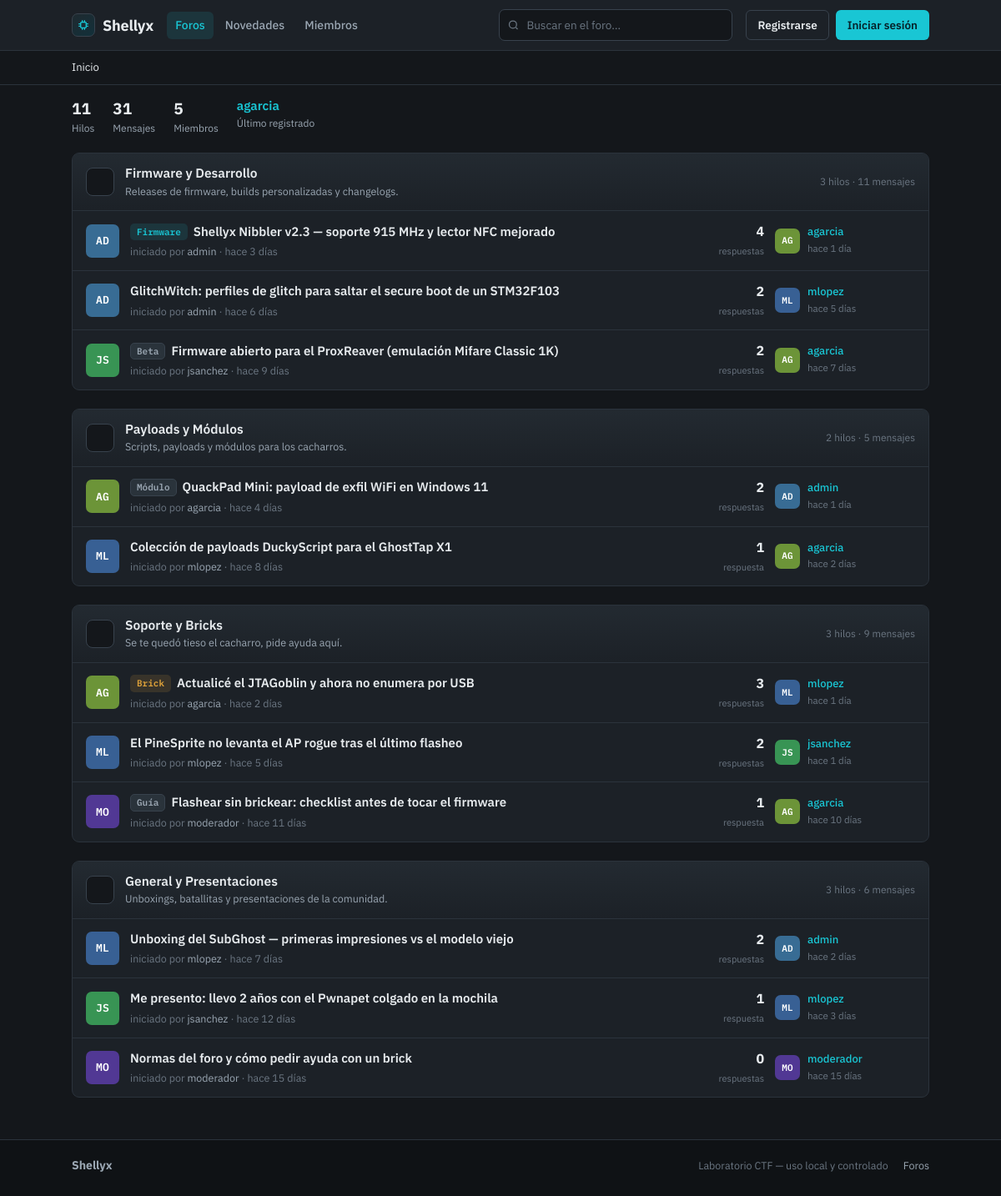
The app's page /web/src/foro/index.php with its own data.
### tables this page shows
CREATE TABLE users (
  id INT AUTO_INCREMENT PRIMARY KEY,
  username VARCHAR(64) UNIQUE,
  password_md5 CHAR(32)
);

CREATE TABLE posts (
  id INT AUTO_INCREMENT PRIMARY KEY,
  user_id INT,
  title VARCHAR(255),
  body TEXT,
  embed_url VARCHAR(512),
  category VARCHAR(32) NOT NULL DEFAULT 'general',
  created_at TIMESTAMP DEFAULT CURRENT_TIMESTAMP
) DEFAULT CHARSET=utf8mb4;

### web/src/lib/db.php (called while the page is built, shortened)
<?php
function db(): mysqli
{
    static $conn = null;
    if ($conn instanceof mysqli) {
        return $conn;
    }
    $host = getenv('DB_HOST') ?: 'db';
    $user = getenv('DB_USER') ?: 'appuser';
    $pass = getenv('DB_PASS') ?: 'apppass';
    $name = getenv('DB_NAME') ?: 'appdb';
    for ($i = 0; $i < 10; $i++) {
        $c = @mysqli_connect($host, $user, $pass, $name);
        if ($c instanceof mysqli) {
            $conn = $c;
            mysqli_set_charset($conn, 'utf8mb4');
            return $conn;
        }
    }
    $conn = mysqli_connect($host, $user, $pass, $name);
    return $conn;
}

### web/src/foro/index.php (the view, shortened to what this page needs)
<?php
require_once __DIR__ . '/lib/auth.php';
require_once __DIR__ . '/lib/layout.php';
$user = current_user();
$threads = [];
$res = mysqli_query(db(), "SELECT p.id, p.title, p.category, p.created_at, p.user_id, u.username AS author
                           FROM posts p JOIN users u ON u.id = p.user_id");
while ($res && $row = mysqli_fetch_assoc($res)) {
    $row['reply_count'] = 0;
    $row['last_time']   = $row['created_at'];
    $row['last_user']   = $row['author'];
    $threads[(int)$row['id']] = $row;
}
$total_replies = 0;
$res = mysqli_query(db(), "SELECT r.post_id, r.created_at, u.username
                           FROM replies r JOIN users u ON u.id = r.user_id
                           ORDER BY r.created_at ASC, r.id ASC");
while ($res && $row = mysqli_fetch_assoc($res)) {
    $total_replies++;
    $pid = (int)$row['post_id'];
    $threads[$pid]['reply_count']++;
    $threads[$pid]['last_time'] = $row['created_at'];
    $threads[$pid]['last_user'] = $row['username'];
}
$by_cat = [];
foreach ($threads as $t) {
    $cat = isset(FORUM_CATEGORIES[$t['category']]) ? $t['category'] : 'general';
    $by_cat[$cat][] = $t;
}
$total_hilos = count($threads);
$total_msgs  = $total_hilos + $total_replies;
$miembros = 0; $ultimo = '';
if ($r = mysqli_query(db(), "SELECT COUNT(*) c FROM users"))            { $miembros = (int)(mysqli_fetch_assoc($r)['c'] ?? 0); }
if ($r = mysqli_query(db(), "SELECT username FROM users ORDER BY id DESC LIMIT 1")) { $ultimo = mysqli_fetch_assoc($r)['username'] ?? ''; }
forum_head('Foros — Shellyx');
forum_bar($user);
forum_breadcrumb([['Inicio', null]]);
?>
<section class="stats"><div class="wrap">
  <div class="stat"><b><?= number_format($total_hilos, 0, ',', '.') ?></b><span>Hilos</span></div>
  <div class="stat"><b><?= number_format($total_msgs, 0, ',', '.') ?></b><span>Mensajes</span></div>
  <div class="stat"><b><?= number_format($miembros, 0, ',', '.') ?></b><span>Miembros</span></div>
  <?php if ($ultimo !== ''): ?><div class="stat who"><b><?= e($ultimo) ?></b><span>Último registrado</span></div><?php endif; ?>
</div></section>
<main class="board"><div class="wrap">
<?php foreach (FORUM_CATEGORIES as $key => [$name, $desc]):
    $list = $by_cat[$key] ?? [];
    $nh = count($list);
    $nm = $nh;
    foreach ($list as $t) { $nm += (int)$t['reply_count']; }
?>
  <section class="node">
    <div class="node-head">
      <div class="node-ico"><?= category_icon($key) ?></div>
      <div><h2><?= e($name) ?></h2><p><?= e($desc) ?></p></div>
      <div class="ns"><?= $nh ?> hilos · <?= $nm ?> mensajes</div>
    </div>
    <?php if ($list): ?>
    <ul class="threads">
      <?php foreach ($list as $t): ?>
      <li class="thread">
        <?= avatar_html($t['author'], 't-ava') ?>
        <div class="t-main">
          <a class="t-title" href="post.php?id=<?= (int)$t['id'] ?>"><?= render_title_with_tag($t['title']) ?></a>
          <div class="t-sub">iniciado por <a href="post.php?id=<?= (int)$t['id'] ?>"><?= e($t['author']) ?></a> · <?= e(hace($t['created_at'])) ?></div>
        </div>
        <div class="t-count"><b><?= (int)$t['reply_count'] ?></b><span><?= $t['reply_count'] == 1 ? 'respuesta' : 'respuestas' ?></span></div>
        <div class="t-last">
          <?= avatar_html($t['last_user']) ?>
          <div class="t-last-txt"><a href="post.php?id=<?= (int)$t['id'] ?>"><?= e($t['last_user']) ?></a><span><?= e(hace($t['last_time'])) ?></span></div>
        </div>
      </li>
      <?php endforeach; ?>
    </ul>
    <?php else: ?>
    <div class="node-empty">Aún no hay hilos en esta categoría.</div>
    <?php endif; ?>
  </section>
<?php endforeach; ?>
</div></main>
<?php forum_footer(); ?>

### web/src/foro/lib/layout.php (shortened to what this page needs)
<?php
function e(?string $s): string
{
    return htmlspecialchars($s ?? '', ENT_QUOTES, 'UTF-8');
}
function avatar_initials(string $username): string
{
    $letters = preg_replace('/[^\p{L}\p{N}]/u', '', $username);
    $base = ($letters !== '') ? $letters : $username;
    $base = ($base !== '') ? $base : '?';
    return mb_strtoupper(mb_substr($base, 0, 2, 'UTF-8'), 'UTF-8');
}
function avatar_color(string $username): string
{
    $hue = crc32($username) % 360;
    return "hsl({$hue} 45% 40%)";
}
function avatar_html(string $username, string $sizeClass = ''): string
{
    $cls = trim('ava ' . $sizeClass);
    $style = 'background:' . avatar_color($username);
    return '<span class="' . e($cls) . '" style="' . e($style) . '" aria-hidden="true">'
        . e(avatar_initials($username)) . '</span>';
}
function hace(string $datetime): string
{
    $ts = strtotime($datetime);
    $d = time() - $ts;
    if ($d < 2592000)  { $x = intdiv($d, 86400);    return $x === 1 ? 'hace 1 día'  : "hace {$x} días"; }
    $x = intdiv($d, 31536000);                       return $x === 1 ? 'hace 1 año'  : "hace {$x} años";
}
function render_title_with_tag(string $title): string
{
    if (preg_match('/^\s*\[([^\]]{1,16})\]\s*(.*)$/u', $title, $m)) {
        $tag = trim($m[1]);
        $rest = $m[2];
        $u = mb_strtoupper($tag, 'UTF-8');
        $cls = 'tag';
        if (in_array($u, ['FIRMWARE', 'FW', 'RELEASE'], true))      $cls .= ' tag-fw';
        elseif (in_array($u, ['BRICK', 'SOS', 'AYUDA'], true))      $cls .= ' tag-brick';
        elseif (in_array($u, ['RESUELTO', 'SOLVED'], true))         $cls .= ' tag-ok';
        $label = mb_strtoupper(mb_substr($tag, 0, 1, 'UTF-8'), 'UTF-8') . mb_strtolower(mb_substr($tag, 1, null, 'UTF-8'), 'UTF-8');
        return '<span class="' . $cls . '">' . e($label) . '</span>' . e($rest);
    }
    return e($title);
}
function category_icon(string $key): string
{
    $icons = [
        'firmware' => '<path d="M4 7h16M4 12h16M4 17h10"/>',
        'payloads' => '<path d="m8 6-5 6 5 6M16 6l5 6-5 6"/>',
        'soporte'  => '<path d="M12 2a9 9 0 0 0-9 9v4a3 3 0 0 0 3 3h1v-7H5v-.5a7 7 0 0 1 14 0V15h-2v7h1a3 3 0 0 0 3-3v-4a9 9 0 0 0-9-9Z"/>',
        'general'  => '<path d="M7 8h10M7 12h6"/><path d="M4 4h16v12H8l-4 4V4Z"/>',
    ];
    $p = $icons[$key] ?? $icons['general'];
    return '<svg viewBox="0 0 24 24" fill="none" stroke-width="2" stroke-linecap="round" stroke-linejoin="round">' . $p . '</svg>';
}
function forum_head(string $title): void
{
    echo "<!DOCTYPE html>\n<html lang=\"es\">\n<head>\n";
    echo '<link rel="stylesheet" href="/foro/assets/forum.css">' . "\n";
    echo "</head>\n<body>\n";
}
function forum_bar(?array $user): void
{
    echo '<header class="fbar"><div class="wrap">';
    echo '<a class="brand" href="index.php">' . BRAND_CHIP . 'Shellyx</a>';
    echo '<nav class="mainnav"><a href="index.php" class="on">Foros</a><a href="index.php">Novedades</a><a href="index.php">Miembros</a></nav>';
    echo '<div class="search">' . SEARCH_ICON . '<input type="text" placeholder="Buscar en el foro…" aria-label="Buscar"></div>';
    echo '<div class="session">';
    if ($user) {
        echo '<a class="btn btn-accent" href="new_post.php">Nueva publicación</a>';
        echo '<span class="me">' . avatar_html($user['username'], 'me-ava') . '<span class="me-name">' . e($user['username']) . '</span></span>';
        echo '<a class="btn btn-ghost" href="logout.php">Salir</a>';
    } else {
        echo '<a class="btn btn-ghost" href="register.php">Registrarse</a>';
        echo '<a class="btn btn-accent" href="login.php">Iniciar sesión</a>';
    }
    echo '</div></div></header>';
}
function forum_breadcrumb(array $items): void
{
    echo '<div class="crumbs"><div class="wrap">';
    $last = count($items) - 1;
    foreach ($items as $i => [$label, $href]) {
        if ($href !== null && $i !== $last) {
            echo '<a href="' . e($href) . '">' . e($label) . '</a>';
        } else {
            echo '<span class="here">' . e($label) . '</span>';
        }
    }
    echo '</div></div>';
}
function forum_footer(): void
{
    echo '<footer class="foot"><div class="wrap">';
    echo '<a class="foot-brand" href="index.php">Shellyx</a><span class="spacer"></span>';
    echo '<span>Laboratorio CTF — uso local y controlado</span>';
    echo '<a href="index.php">Foros</a>';
    echo '</div></footer>';
    echo "\n</body>\n</html>";
}

### records on screen
users: username "agarcia"
posts: user.username "AD AG", label "Firmware", rest "Shellyx Nibbler v2.3 — soporte 915 MHz y lector NFC mejorado", user.username "admin", created_at "hace 3 días", reply_count "4", shows "respuestas", last_user "agarcia", last_time "hace 1 día"
posts: user.username "AD ML", title "GlitchWitch: perfiles de glitch para saltar el secure boot de un STM32F103", user.username "admin", created_at "hace 6 días", id "2", shows "respuestas", last_user "mlopez", last_time "hace 5 días"
posts: user.username "JS AG", label "Beta", rest "Firmware abierto para el ProxReaver (emulación Mifare Classic 1K)", user.username "jsanchez", created_at "hace 9 días", reply_count "2", shows "respuestas", last_user "agarcia", last_time "hace 7 días"
posts: user.username "AG AD", label "Módulo", rest "QuackPad Mini: payload de exfil WiFi en Windows 11", user.username "agarcia", created_at "hace 4 días", reply_count "2", shows "respuestas", last_user "admin", last_time "hace 1 día"
posts: user.username "ML AG", title "Colección de payloads DuckyScript para el GhostTap X1", user.username "mlopez", created_at "hace 8 días", reply_count "1", shows "respuesta", last_user "agarcia", last_time "hace 2 días"
posts: user.username "AG ML", label "Brick", rest "Actualicé el JTAGoblin y ahora no enumera por USB", user.username "agarcia", created_at "hace 2 días", reply_count "3", shows "respuestas", last_user "mlopez", last_time "hace 1 día"
posts: user.username "ML JS", title "El PineSprite no levanta el AP rogue tras el último flasheo", user.username "mlopez", created_at "hace 5 días", reply_count "2", shows "respuestas", last_user "jsanchez", last_time "hace 1 día"
posts: user.username "MO AG", label "Guía", rest "Flashear sin brickear: checklist antes de tocar el firmware", user.username "moderador", created_at "hace 11 días", reply_count "1", shows "respuesta", last_user "agarcia", last_time "hace 10 días"
posts: user.username "ML AD", title "Unboxing del SubGhost — primeras impresiones vs el modelo viejo", user.username "mlopez", created_at "hace 7 días", reply_count "2", shows "respuestas", last_user "admin", last_time "hace 2 días"
posts: user.username "JS ML", title "Me presento: llevo 2 años con el Pwnapet colgado en la mochila", user.username "jsanchez", created_at "hace 12 días", reply_count "1", shows "respuesta", last_user "mlopez", last_time "hace 3 días"
posts: user.username "MO MO", title "Normas del foro y cómo pedir ayuda con un brick", user.username "moderador", created_at "hace 15 días", reply_count "0", shows "respuestas"

### other values on screen
$label "Inicio"
$total_hilos "11"
$total_msgs "31"
$miembros "5"
$name "Firmware y Desarrollo"
$desc "Releases de firmware, builds personalizadas y changelogs."
$nh "3"
$nm "11"
$name "Payloads y Módulos"
$desc "Scripts, payloads y módulos para los cacharros."
$nh "2"
$nm "5"
$name "Soporte y Bricks"
$desc "Se te quedó tieso el cacharro, pide ayuda aquí."
$nm "9"
